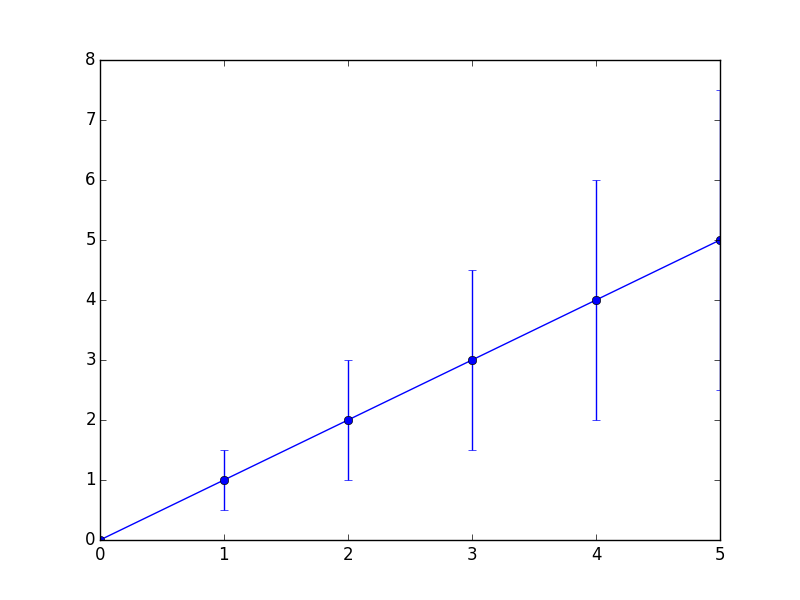

Reproduce this figure in Python.
#!/usr/bin/env python3
# -*- coding: utf-8 -*-

import numpy as np
import matplotlib.pyplot as plt

x = np.arange(6)
y = x
y_err = y / 2.

plt.errorbar(x, y, yerr=y_err, fmt='-o')

# SAVE FILES ######################
plt.savefig("error_bar.png")

plt.show()
